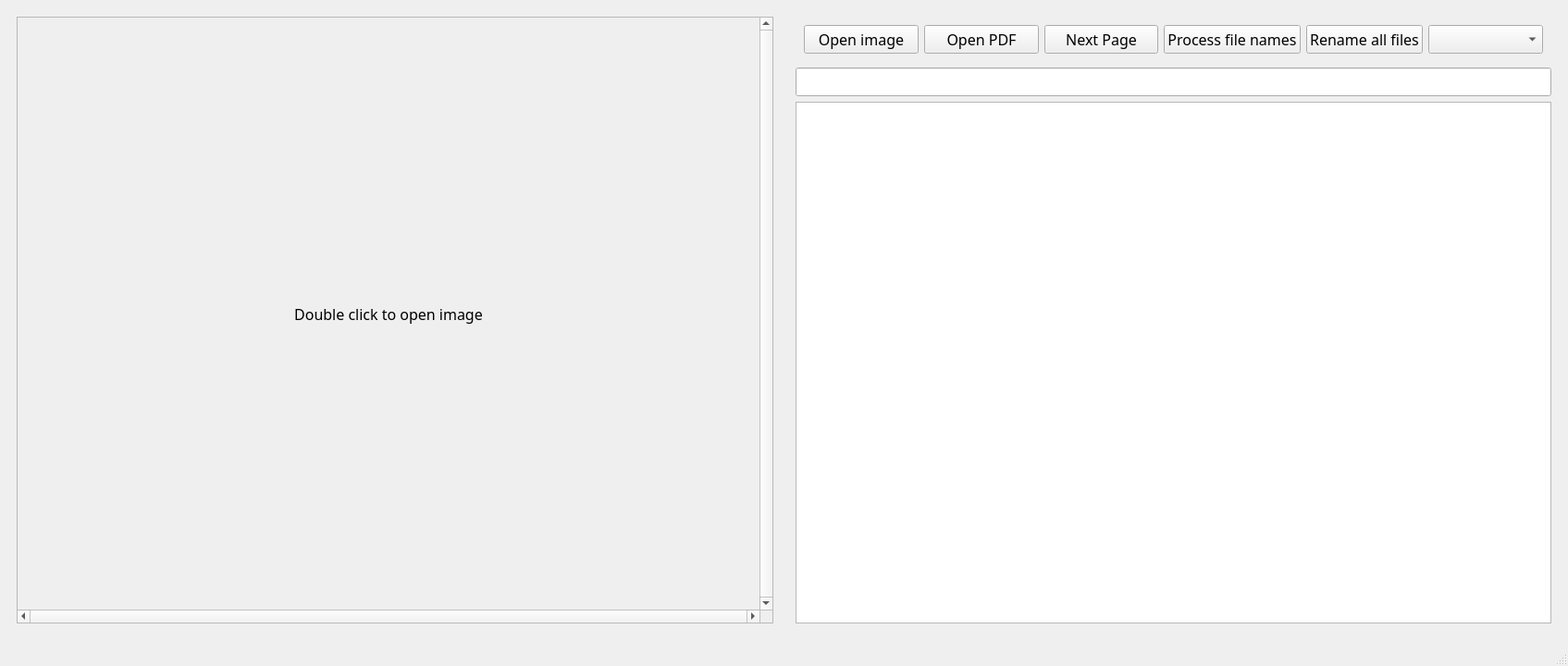
<?xml version="1.0" encoding="UTF-8"?>
<ui version="4.0">
 <class>MainWindow</class>
 <widget class="QMainWindow" name="MainWindow">
  <property name="geometry">
   <rect>
    <x>0</x>
    <y>0</y>
    <width>1695</width>
    <height>720</height>
   </rect>
  </property>
  <property name="font">
   <font>
    <family>Droid Sans Mono</family>
    <pointsize>12</pointsize>
   </font>
  </property>
  <property name="windowTitle">
   <string>Clerk Savior</string>
  </property>
  <property name="autoFillBackground">
   <bool>true</bool>
  </property>
  <property name="tabShape">
   <enum>QTabWidget::Rounded</enum>
  </property>
  <widget class="QWidget" name="centralwidget">
   <layout class="QHBoxLayout" name="horizontalLayout_3">
    <item>
     <widget class="QWidget" name="widget" native="true">
      <property name="sizePolicy">
       <sizepolicy hsizetype="MinimumExpanding" vsizetype="MinimumExpanding">
        <horstretch>0</horstretch>
        <verstretch>0</verstretch>
       </sizepolicy>
      </property>
      <property name="minimumSize">
       <size>
        <width>200</width>
        <height>0</height>
       </size>
      </property>
      <layout class="QHBoxLayout" name="horizontalLayout">
       <item>
        <widget class="QScrollArea" name="imageView">
         <property name="verticalScrollBarPolicy">
          <enum>Qt::ScrollBarAlwaysOn</enum>
         </property>
         <property name="horizontalScrollBarPolicy">
          <enum>Qt::ScrollBarAlwaysOn</enum>
         </property>
         <property name="widgetResizable">
          <bool>true</bool>
         </property>
         <widget class="QWidget" name="scrollAreaWidgetContents">
          <property name="geometry">
           <rect>
            <x>0</x>
            <y>0</y>
            <width>802</width>
            <height>644</height>
           </rect>
          </property>
          <layout class="QGridLayout" name="gridLayout">
           <item row="0" column="0">
            <widget class="QLabel" name="viewPanel">
             <property name="text">
              <string>Double click to open image</string>
             </property>
             <property name="alignment">
              <set>Qt::AlignCenter</set>
             </property>
            </widget>
           </item>
          </layout>
         </widget>
        </widget>
       </item>
      </layout>
     </widget>
    </item>
    <item>
     <widget class="QWidget" name="widget_2" native="true">
      <layout class="QVBoxLayout" name="verticalLayout">
       <item>
        <widget class="QWidget" name="widget_3" native="true">
         <layout class="QHBoxLayout" name="horizontalLayout_2">
          <item>
           <widget class="QPushButton" name="openImage">
            <property name="text">
             <string>Open image</string>
            </property>
           </widget>
          </item>
          <item>
           <widget class="QPushButton" name="openPDF">
            <property name="text">
             <string>Open PDF</string>
            </property>
           </widget>
          </item>
          <item>
           <widget class="QPushButton" name="nextPage">
            <property name="text">
             <string>Next Page</string>
            </property>
           </widget>
          </item>
          <item>
           <widget class="QPushButton" name="batchProcess">
            <property name="text">
             <string>Process file names</string>
            </property>
           </widget>
          </item>
          <item>
           <widget class="QPushButton" name="batchRename">
            <property name="text">
             <string>Rename all files</string>
            </property>
           </widget>
          </item>
          <item>
           <widget class="QComboBox" name="models"/>
          </item>
         </layout>
        </widget>
       </item>
       <item>
        <widget class="QLineEdit" name="patternBox"/>
       </item>
       <item>
        <widget class="QTableView" name="itemsTable"/>
       </item>
      </layout>
     </widget>
    </item>
   </layout>
  </widget>
  <widget class="QStatusBar" name="statusbar"/>
 </widget>
 <resources/>
 <connections/>
</ui>
